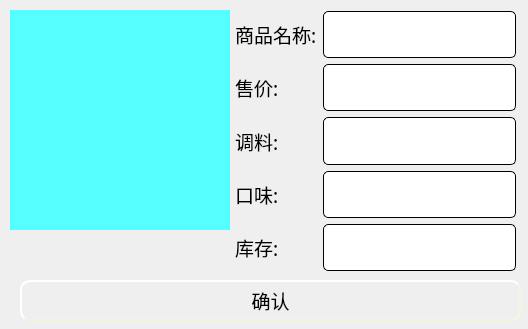
<?xml version="1.0" encoding="UTF-8"?>
<ui version="4.0">
 <class>ComDeal</class>
 <widget class="QWidget" name="ComDeal">
  <property name="geometry">
   <rect>
    <x>0</x>
    <y>0</y>
    <width>528</width>
    <height>329</height>
   </rect>
  </property>
  <property name="windowTitle">
   <string>Form</string>
  </property>
  <property name="styleSheet">
   <string notr="true">QWidget#ComDeal{
	
	background-image: url(:/image/sback.jpg);
}</string>
  </property>
  <widget class="QLabel" name="lb_head">
   <property name="geometry">
    <rect>
     <x>10</x>
     <y>10</y>
     <width>220</width>
     <height>220</height>
    </rect>
   </property>
   <property name="styleSheet">
    <string notr="true">background-color: rgb(85, 255, 255);</string>
   </property>
   <property name="text">
    <string/>
   </property>
  </widget>
  <widget class="QPushButton" name="pushButton">
   <property name="geometry">
    <rect>
     <x>20</x>
     <y>280</y>
     <width>501</width>
     <height>41</height>
    </rect>
   </property>
   <property name="font">
    <font>
     <family>微软雅黑</family>
     <pointsize>14</pointsize>
    </font>
   </property>
   <property name="styleSheet">
    <string notr="true">QPushButton{
	background-image: url(:/ico/pb1.jpg);
    border-style: outset;
    border-width: 2px;
    border-radius: 10px;
    border-color: beige;
    min-width: 5em;
    padding: 6px;
}
QPushButton:hover
{
	
	background-image: url(:/ico/pb.jpg);
    border-style: inset;
}

QPushButton:pressed{
	
	background-image: url(:/ico/pb2.jpg);
    border-style: inset;
}


</string>
   </property>
   <property name="text">
    <string>确认</string>
   </property>
  </widget>
  <widget class="QWidget" name="layoutWidget">
   <property name="geometry">
    <rect>
     <x>235</x>
     <y>11</y>
     <width>281</width>
     <height>260</height>
    </rect>
   </property>
   <layout class="QGridLayout" name="gridLayout">
    <item row="0" column="0">
     <widget class="QLabel" name="label">
      <property name="font">
       <font>
        <family>微软雅黑</family>
        <pointsize>14</pointsize>
       </font>
      </property>
      <property name="text">
       <string>商品名称:</string>
      </property>
     </widget>
    </item>
    <item row="0" column="1">
     <widget class="QLineEdit" name="le_name">
      <property name="enabled">
       <bool>false</bool>
      </property>
      <property name="sizePolicy">
       <sizepolicy hsizetype="Expanding" vsizetype="Expanding">
        <horstretch>0</horstretch>
        <verstretch>0</verstretch>
       </sizepolicy>
      </property>
      <property name="font">
       <font>
        <family>微软雅黑</family>
        <pointsize>14</pointsize>
       </font>
      </property>
      <property name="styleSheet">
       <string notr="true">QLineEdit{
    border-style: outset;
    border-width: 1px;
    border-radius: 5px;

    min-width: 5em;
    padding: 6px;
}</string>
      </property>
     </widget>
    </item>
    <item row="1" column="0">
     <widget class="QLabel" name="label_2">
      <property name="font">
       <font>
        <family>微软雅黑</family>
        <pointsize>14</pointsize>
       </font>
      </property>
      <property name="text">
       <string>售价:</string>
      </property>
     </widget>
    </item>
    <item row="1" column="1">
     <widget class="QLineEdit" name="le_sprice">
      <property name="enabled">
       <bool>false</bool>
      </property>
      <property name="sizePolicy">
       <sizepolicy hsizetype="Expanding" vsizetype="Expanding">
        <horstretch>0</horstretch>
        <verstretch>0</verstretch>
       </sizepolicy>
      </property>
      <property name="font">
       <font>
        <family>微软雅黑</family>
        <pointsize>14</pointsize>
       </font>
      </property>
      <property name="styleSheet">
       <string notr="true">QLineEdit{
    border-style: outset;
    border-width: 1px;
    border-radius: 5px;

    min-width: 5em;
    padding: 6px;
}</string>
      </property>
     </widget>
    </item>
    <item row="2" column="0">
     <widget class="QLabel" name="label_3">
      <property name="font">
       <font>
        <family>微软雅黑</family>
        <pointsize>14</pointsize>
       </font>
      </property>
      <property name="text">
       <string>调料:</string>
      </property>
     </widget>
    </item>
    <item row="2" column="1">
     <widget class="QLineEdit" name="le_bar">
      <property name="sizePolicy">
       <sizepolicy hsizetype="Expanding" vsizetype="Expanding">
        <horstretch>0</horstretch>
        <verstretch>0</verstretch>
       </sizepolicy>
      </property>
      <property name="font">
       <font>
        <family>微软雅黑</family>
        <pointsize>14</pointsize>
       </font>
      </property>
      <property name="styleSheet">
       <string notr="true">QLineEdit{
    border-style: outset;
    border-width: 1px;
    border-radius: 5px;

    min-width: 5em;
    padding: 6px;
}</string>
      </property>
     </widget>
    </item>
    <item row="3" column="0">
     <widget class="QLabel" name="label_4">
      <property name="font">
       <font>
        <family>微软雅黑</family>
        <pointsize>14</pointsize>
       </font>
      </property>
      <property name="text">
       <string>口味:</string>
      </property>
     </widget>
    </item>
    <item row="3" column="1">
     <widget class="QLineEdit" name="le_color">
      <property name="sizePolicy">
       <sizepolicy hsizetype="Expanding" vsizetype="Expanding">
        <horstretch>0</horstretch>
        <verstretch>0</verstretch>
       </sizepolicy>
      </property>
      <property name="font">
       <font>
        <family>微软雅黑</family>
        <pointsize>14</pointsize>
       </font>
      </property>
      <property name="styleSheet">
       <string notr="true">QLineEdit{
    border-style: outset;
    border-width: 1px;
    border-radius: 5px;

    min-width: 5em;
    padding: 6px;
}</string>
      </property>
     </widget>
    </item>
    <item row="4" column="0">
     <widget class="QLabel" name="label_5">
      <property name="font">
       <font>
        <family>微软雅黑</family>
        <pointsize>14</pointsize>
       </font>
      </property>
      <property name="text">
       <string>库存:</string>
      </property>
     </widget>
    </item>
    <item row="4" column="1">
     <widget class="QLineEdit" name="le_num">
      <property name="sizePolicy">
       <sizepolicy hsizetype="Expanding" vsizetype="Expanding">
        <horstretch>0</horstretch>
        <verstretch>0</verstretch>
       </sizepolicy>
      </property>
      <property name="font">
       <font>
        <family>微软雅黑</family>
        <pointsize>14</pointsize>
       </font>
      </property>
      <property name="styleSheet">
       <string notr="true">QLineEdit{
    border-style: outset;
    border-width: 1px;
    border-radius: 5px;

    min-width: 5em;
    padding: 6px;
}</string>
      </property>
     </widget>
    </item>
   </layout>
  </widget>
 </widget>
 <resources/>
 <connections/>
</ui>
